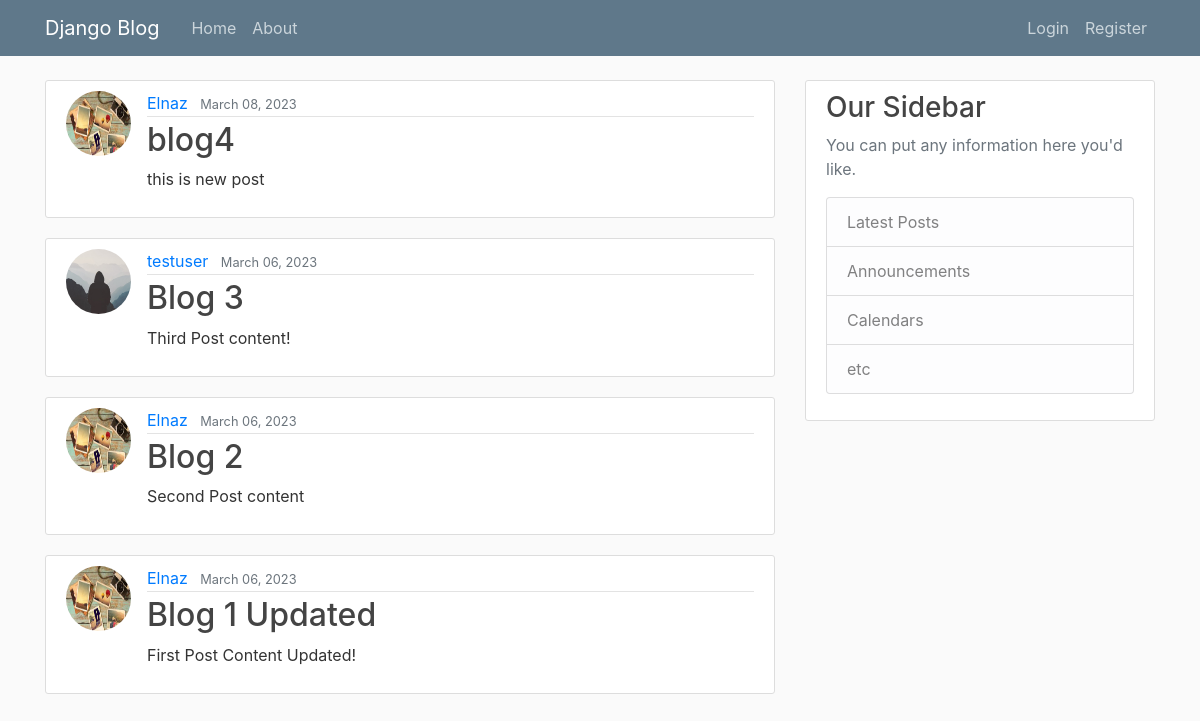
/, run on an earlier commit of the app's database.
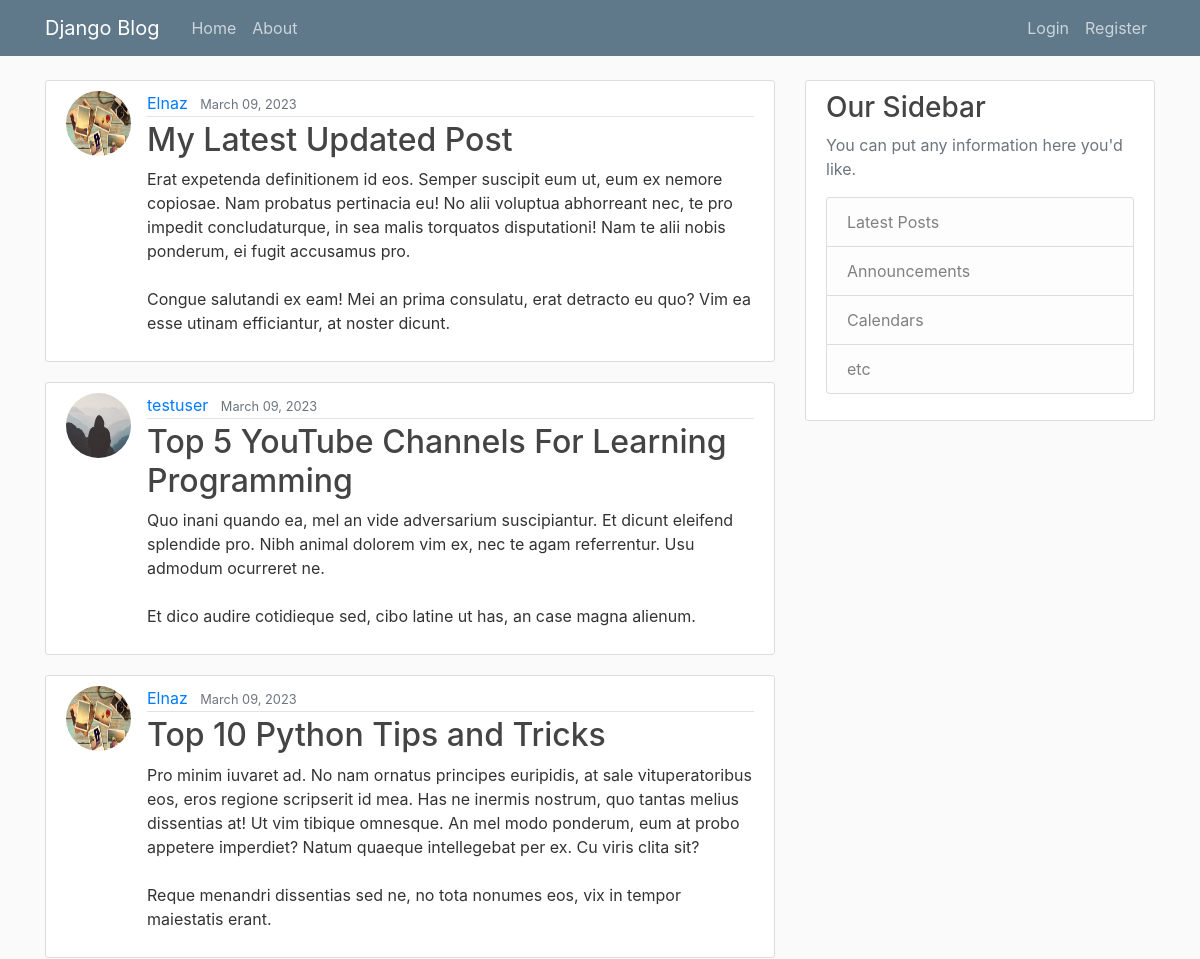
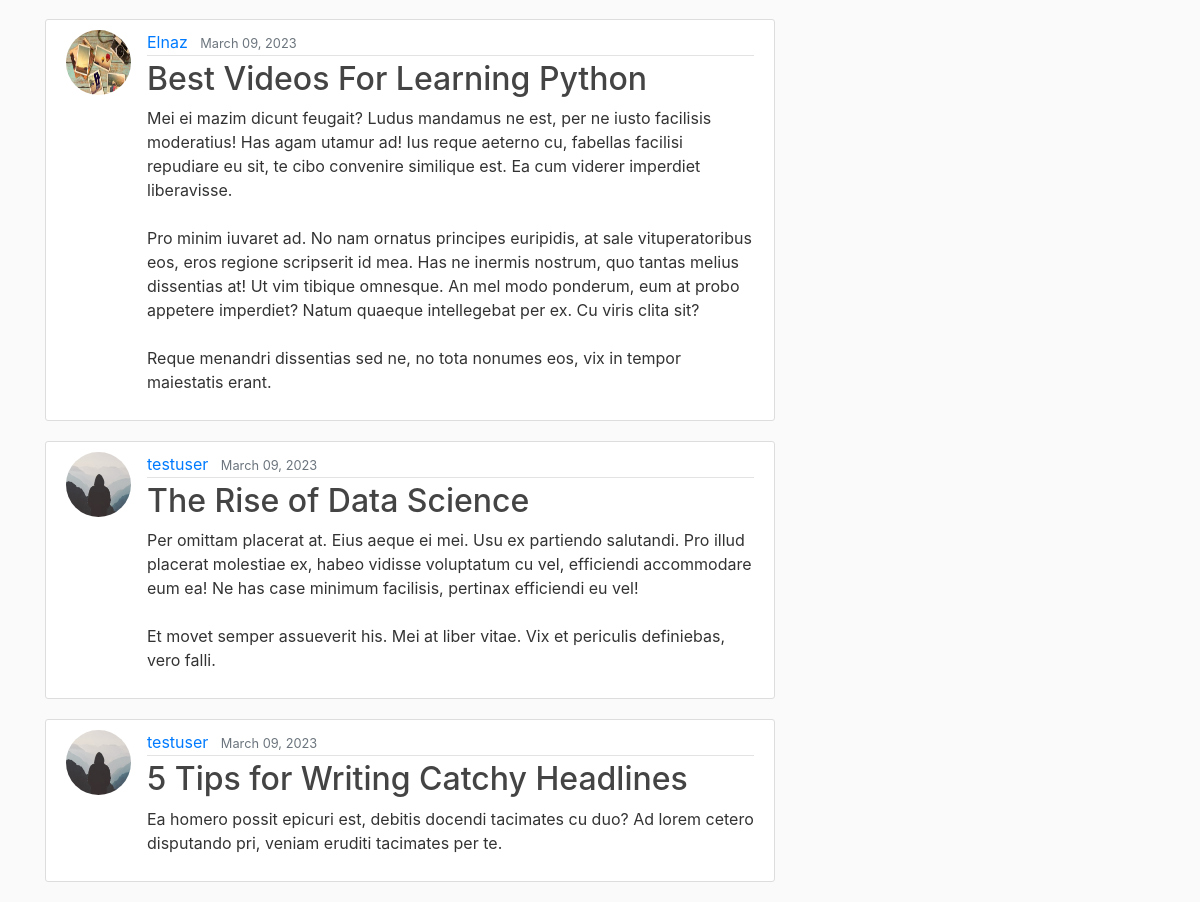
And on a later commit of the database (2 pictures, top to bottom).
### blog/models.py (models this page shows, shortened)
class Post(models.Model):
	title = models.CharField(max_length=100)
	content = models.TextField()
	data_posted=models.DateTimeField(default=timezone.now)
	author = models.ForeignKey(User, on_delete=models.CASCADE)

### users/models.py (models this page shows, shortened)
class Profile(models.Model):
    user = models.OneToOneField(User, on_delete=models.CASCADE)
    image = models.ImageField(default='default.jpg', upload_to='profile_pics')

### blog/views.py (the view)
# urls.py: path('', PostListView.as_view(), name='blog-home'),
class PostListView(ListView):
    model = Post
    template_name = 'blog/home.html'
    context_object_name = 'posts'
    ordering = ['-data_posted']
    paginate_by = 6

### blog/templates/blog/home.html
{% extends "blog/base.html" %}
{% block content %}
	{% for post in posts%}
		<article class="media content-section">
		  <img class="rounded-circle article-img" src="{{ post.author.profile.image.url }}">
		  <div class="media-body">
		    <div class="article-metadata">
		      <a class="mr-2" href="#">{{ post.author }}</a>
		      <small class="text-muted">{{ post.data_posted | date:"F d, Y" }}</small>
		    </div>
		    <h2><a class="article-title" href="{% url 'post-detail' post.id %}">{{ post.title }}</a></h2>
		    <p class="article-content">{{ post.content }}</p>
		  </div>
		</article>
	{% endfor%}
{% endblock content %}

What changed in the data, as far as the page shows it:
no longer on this page (row unchanged): Post: author.profile.image (picture), author "Elnaz", data_posted "March 08, 2023", title "blog4", content "this is new post"
no longer on this page (row unchanged): Post: author.profile.image (placeholder picture), author "testuser", data_posted "March 06, 2023", title "Blog 3", content "Third Post content!"
removed Post: author.profile.image (picture), author "Elnaz", data_posted "March 06, 2023", title "Blog 2", content "Second Post content"
no longer on this page (row unchanged): Post: author.profile.image (picture), author "Elnaz", data_posted "March 06, 2023", title "Blog 1 Updated", content "First Post Content Updated!"
added Post: author.profile.image (picture), author "Elnaz", data_posted "March 09, 2023", title "My Latest Updated Post", content "Erat expetenda definitionem id eos. Semper suscipit eum ut, eum ex nemore copiosae. Nam probatus pertinacia eu! No alii voluptua abhorreant nec, te pro impedit concludaturque, in sea malis torquatos disputationi! Nam te alii nobis ponderum, ei fugit accusamus pro. Congue salutandi ex eam! Mei an prima consulatu, erat detracto eu quo? Vim ea esse utinam efficiantur, at noster dicunt."
added Post: author.profile.image (placeholder picture), author "testuser", data_posted "March 09, 2023", title "Top 5 YouTube Channels For Learning Programming", content "Quo inani quando ea, mel an vide adversarium suscipiantur. Et dicunt eleifend splendide pro. Nibh animal dolorem vim ex, nec te agam referrentur. Usu admodum ocurreret ne. Et dico audire cotidieque sed, cibo latine ut has, an case magna alienum."
added Post: author.profile.image (picture), author "Elnaz", data_posted "March 09, 2023", title "Top 10 Python Tips and Tricks", content "Pro minim iuvaret ad. No nam ornatus principes euripidis, at sale vituperatoribus eos, eros regione scripserit id mea. Has ne inermis nostrum, quo tantas melius dissentias at! Ut vim tibique omnesque. An mel modo ponderum, eum at probo appetere imperdiet? Natum quaeque intellegebat per ex. Cu viris clita sit? Reque menandri dissentias sed ne, no tota nonumes eos, vix in tempor maiestatis erant."
added Post: author.profile.image (picture), author "Elnaz", data_posted "March 09, 2023", title "Best Videos For Learning Python", content "Mei ei mazim dicunt feugait? Ludus mandamus ne est, per ne iusto facilisis moderatius! Has agam utamur ad! Ius reque aeterno cu, fabellas facilisi repudiare eu sit, te cibo convenire similique est. Ea cum viderer imperdiet liberavisse. Pro minim iuvaret ad. No nam ornatus principes euripidis, at sale vituperatoribus eos, eros regione scripserit id mea. Has ne inermis nostrum, quo tantas melius dissentias at! Ut vim tibique omnesque. An mel modo ponderum, eum at probo appetere imperdiet? Natum quaeque intellegebat per ex. Cu viris clita sit? Reque menandri dissentias sed ne, no tota nonumes eos, vix in tempor maiestatis erant."
added Post: author.profile.image (placeholder picture), author "testuser", data_posted "March 09, 2023", title "The Rise of Data Science", content "Per omittam placerat at. Eius aeque ei mei. Usu ex partiendo salutandi. Pro illud placerat molestiae ex, habeo vidisse voluptatum cu vel, efficiendi accommodare eum ea! Ne has case minimum facilisis, pertinax efficiendi eu vel! Et movet semper assueverit his. Mei at liber vitae. Vix et periculis definiebas, vero falli."
added Post: author.profile.image (placeholder picture), author "testuser", data_posted "March 09, 2023", title "5 Tips for Writing Catchy Headlines", content "Ea homero possit epicuri est, debitis docendi tacimates cu duo? Ad lorem cetero disputando pri, veniam eruditi tacimates per te."
